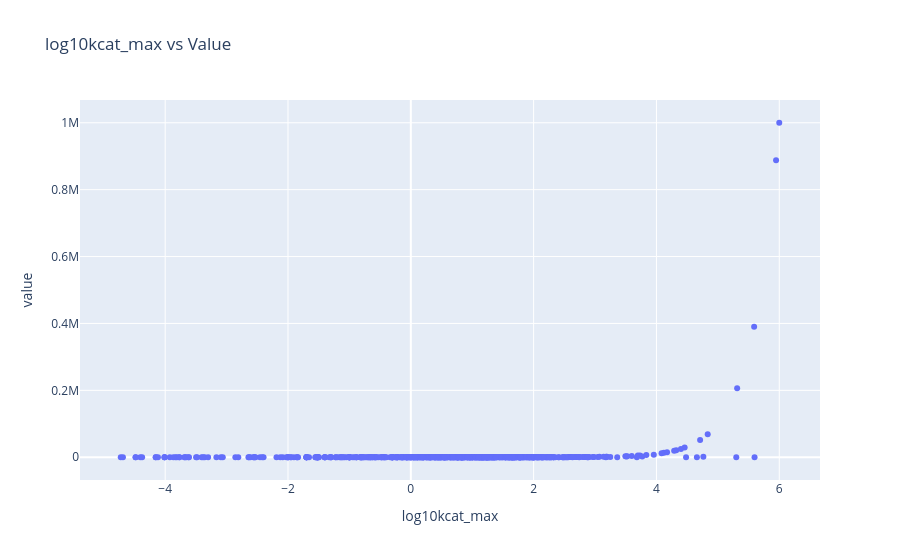

Source (notebook cell):
### Code cell
#log10km_mean vs value: See how input activator values affect catalytic turnover
import pandas as pd
import plotly.express as px

kcat_df = pd.read_csv("/Users/chideraangwadom/SerineProtease/molecule_analysis/filtered_kcat_serine_proteases.csv")  # update path if needed

fig = px.scatter(
    kcat_df,
    x="log10kcat_max",
    y="value",
    title="log10kcat_max vs Value",
    hover_data=["reaction_smiles"]
)
fig.show()

### Figure 1 — Plotly figure (JSON) as saved in the notebook; plotly's stock layout.template omitted (floating-point values rounded to 4 significant figures; data arrays with more than 128 entries replaced by an {"elided": "..."} marker saying what was removed)
{"data": [{"customdata": {"elided": "628x1 str values"}, "hovertemplate": "log10kcat_max=%{x}<br>value=%{y}<br>reaction_smiles=%{customdata[0]}<extra></extra>", "legendgroup": "", "marker": {"color": "#636efa", "symbol": "circle"}, "mode": "markers", "name": "", "orientation": "v", "showlegend": false, "type": "scatter", "x": {"elided": "628 float values"}, "xaxis": "x", "y": {"elided": "628 float values"}, "yaxis": "y"}], "layout": {"legend": {"tracegroupgap": 0}, "title": {"text": "log10kcat_max vs Value"}, "xaxis": {"anchor": "y", "domain": [0, 1], "title": {"text": "log10kcat_max"}}, "yaxis": {"anchor": "x", "domain": [0, 1], "title": {"text": "value"}}}}
